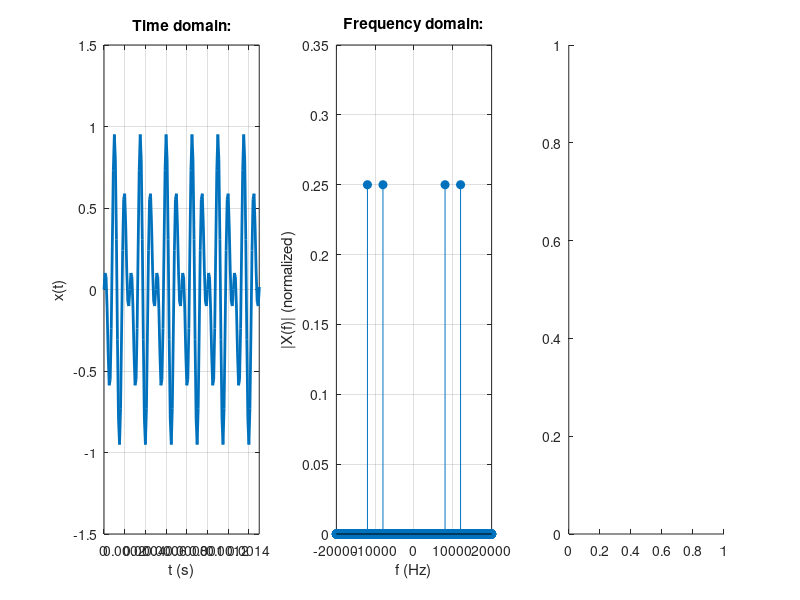

Write the MATLAB code that produced this figure. (Note: this script raises an error after producing the figure.)
% DC signal and its FFT (discrete-time demo)
clear; close all; clc ;

% Parameters
fs = 1e5;              % sampling rate [Hz]
%N  = 256;               % number of samples (power of 2 is convenient)
numCycles = 10;
% Time signal: constant (DC)

fsin = 2e3;
fcos = 10e3;
%t = (0 : N-1) / fs;
t = 0 : 1/fs : 1e-1 - (1/fs);     % time axis(duration [s]()

% T = numCycles / fc;          % total signal duration
% t = 0 : 1/fs : T - 1/fs;     % time vector

% count = 0;
% index = 2 / fs;
% 
% while count < numCycles
%     if cos(2*pi*fc * (index - (1 / fs))) >= 0 && cos(2*pi*fc * index) < 0
%         count = count + 1;
%     end
%     index = index + (1 / fs);
% end
% 
% while (cos(2*pi*fc * index) - cos(2*pi*fc * (index - (1 / fs)))) >= 0
%     index = index + (1 / fs);
% 
% end

%t = 0 : 1/fs : index;     % time vector

% count = 0;
% for k = 2:length(t)
%     if x(k-1) <= 0 && x(k) > 0   % rising zero-crossing
%         count = count + 1;
%     end
% end
% 
% count

xcos = cos(2 * pi * fcos * t);
xsin = sin(2 * pi * fsin * t);

x = xcos .* xsin;

% FFT
X   = fft(x);                                       % raw FFT
N = length(X);

f   = (-N / 2 : (N / 2) - 1) * (fs / N);            % frequency axis (Hz)
mag = abs(fftshift(X)) / N;                         % magnitude spectrum (normalized)

% Plot
figure('Name','DC signal and FFT');
subplot(1,3,1);
plot(t, x, 'LineWidth', 2);grid on;hold on;
xlabel('t (s)'); ylabel('x(t)'); title('Time domain:');
ylim([-1.5 , 1.5]);
xlim([0 , 3 * (1 / fsin)]);


subplot(1,3,2);
stem(f, mag, 'filled'); hold on; grid on;
%plot(f , mag , 'LineWidth',1.5); hold on; grid on;
xlabel('f (Hz)'); ylabel('|X(f)| (normalized)');
title('Frequency domain:');
xlim([-fs/5 fs/5]);

subplot(1,3,3);
window   = 1024; noverlap = 768; nfft = 4096;
spectrogram(x, window, noverlap, nfft, fs, 'yaxis');
%colorbar; 
title('Spectrogram (kHz)'); % y-axis in kHz
ylabel('kHz');
